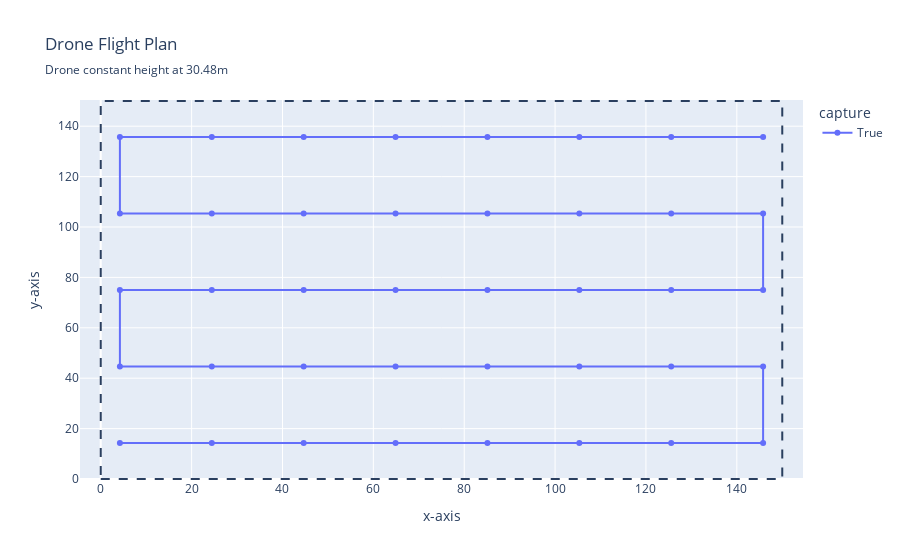

Source (notebook cell):
### Markdown cell above
**Scenario 1:** What happens if we change the sidelap? How would this influence our drone planner?

**Intuition:** In the scenario below, we will decrease the sidelap to 0.6. This will cause the points to be more spread out, as the images can be taken further apart (less overlay on the images)

### Code cell
dataset_spec_.sidelap = 0.6
fig = plot_photo_plan(generate_photo_plan_on_grid(camera_, dataset_spec_), dataset_spec)
fig.show()

### Figure 1 — Plotly figure (JSON) as saved in the notebook; plotly's stock layout.template omitted (floating-point values rounded to 4 significant figures)
{"data": [{"hovertemplate": "capture=True<br>x-axis=%{x}<br>y-axis=%{y}<extra></extra>", "legendgroup": "True", "line": {"color": "#636efa", "dash": "solid"}, "marker": {"symbol": "circle"}, "mode": "lines+markers", "name": "True", "orientation": "v", "showlegend": true, "type": "scatter", "x": [4.216, 24.44, 44.66, 64.89, 85.11, 105.3, 125.6, 145.8, 145.8, 125.6, 105.3, 85.11, 64.89, 44.66, 24.44, 4.216, 4.216, 24.44, 44.66, 64.89, 85.11, 105.3, 125.6, 145.8, 145.8, 125.6, 105.3, 85.11, 64.89, 44.66, 24.44, 4.216, 4.216, 24.44, 44.66, 64.89, 85.11, 105.3, 125.6, 145.8], "xaxis": "x", "y": [14.3, 14.3, 14.3, 14.3, 14.3, 14.3, 14.3, 14.3, 44.65, 44.65, 44.65, 44.65, 44.65, 44.65, 44.65, 44.65, 75.0, 75.0, 75.0, 75.0, 75.0, 75.0, 75.0, 75.0, 105.3, 105.3, 105.3, 105.3, 105.3, 105.3, 105.3, 105.3, 135.7, 135.7, 135.7, 135.7, 135.7, 135.7, 135.7, 135.7], "yaxis": "y"}], "layout": {"legend": {"title": {"text": "capture"}, "tracegroupgap": 0}, "shapes": [{"line": {"dash": "dash"}, "type": "rect", "x0": 0, "x1": 150, "y0": 0, "y1": 150}], "title": {"subtitle": {"text": "Drone constant height at 30.48m"}, "text": "Drone Flight Plan"}, "xaxis": {"anchor": "y", "domain": [0, 1], "title": {"text": "x-axis"}}, "yaxis": {"anchor": "x", "domain": [0, 1], "title": {"text": "y-axis"}}}}
